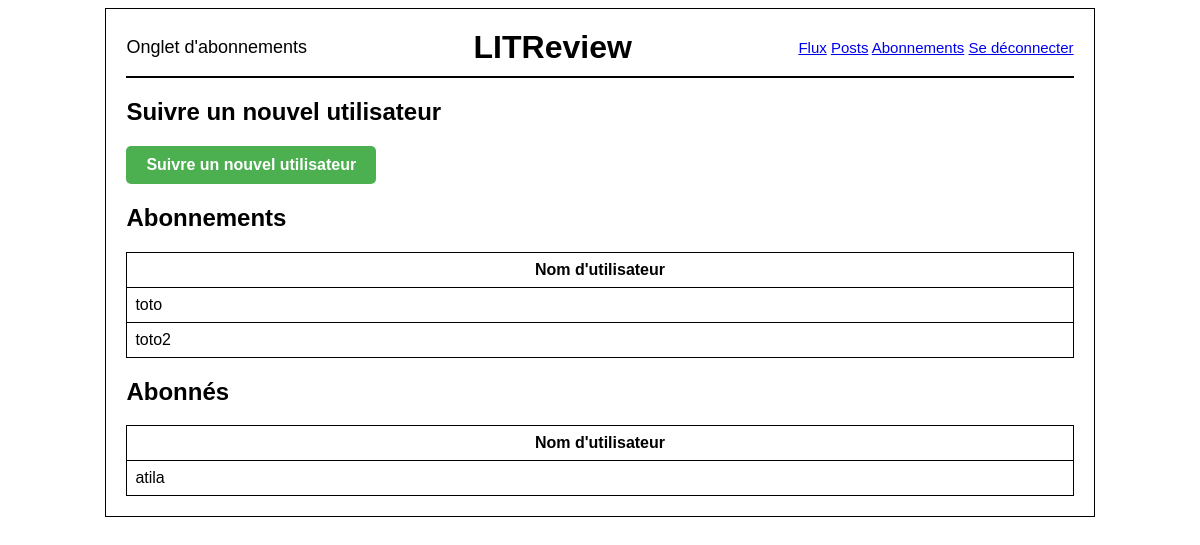
The page /user-followed/ (signed in) on the database as committed earlier.
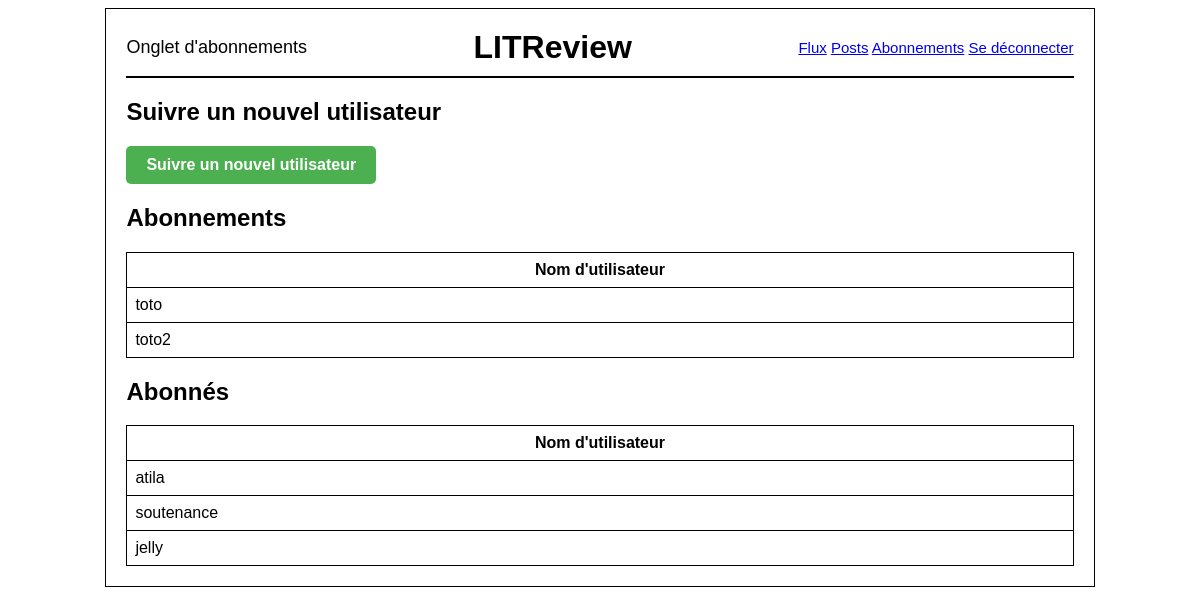
The same page on the database as committed later.
### review/models.py (models this page shows, shortened)
class UserFollows(models.Model):
    user = models.ForeignKey(User, on_delete=models.CASCADE, related_name="following")
    followed_user = models.ForeignKey(
        User, on_delete=models.CASCADE, related_name="followers"
    )
    class Meta:
        unique_together = ("user", "followed_user")

### authentification/models.py (models this page shows)
class User(AbstractUser):
    REVIEW_CREATOR = "CREATOR"
    SUBSCRIBER = "SUBSCRIBER"
    ROLE_CHOICES = (
        (REVIEW_CREATOR, "créateur de review"),
        (SUBSCRIBER, "abonné"),
    )
    role = models.CharField(
        max_length=30, choices=ROLE_CHOICES, verbose_name="rôle", default=REVIEW_CREATOR
    )
    follows = models.ManyToManyField(
        "self",
        limit_choices_to={"role": REVIEW_CREATOR},
        symmetrical=False,
        verbose_name="follow",
    )
    pass

### review/views.py (the view)
# urls.py: path("user-followed/", review.views.user_followed_list, name="user_followed_list"),
def user_followed_list(request):
    user = request.user
    users_followed = UserFollows.objects.filter(user=user)
    followers = UserFollows.objects.filter(followed_user=user)
    return render(
        request,
        "review/user_followed_list.html",
        {
            "users_followed": users_followed,
            "followers": followers,
        },
    )

### review/templates/review/user_followed_list.html
{% extends 'base.html' %}
{% block title %} Onglet d'abonnements {% endblock title %}
{% block content %}
<h2>Suivre un nouvel utilisateur</h2>
<a href="{% url 'user_followed_create' %}" style="
    display: inline-block;
    padding: 10px 20px;
    background-color: #4CAF50;
    color: white;
    text-align: center;
    border-radius: 5px;
    text-decoration: none;
    font-weight: bold;">
    Suivre un nouvel utilisateur
</a>
<h2>Abonnements</h2>
<table style="width:100%; border-collapse: collapse;">
    <tr>
        <th style="border: 1px solid black; padding: 8px;">Nom d'utilisateur</th>
    </tr>
    {% for user_followed in users_followed %}
    <tr>
        <td style="border: 1px solid black; padding: 8px;">{{ user_followed.followed_user.username }}</td>
    </tr>
    {% endfor %}
</table>
<h2>Abonnés</h2>
<table style="width:100%; border-collapse: collapse;">
    <tr>
        <th style="border: 1px solid black; padding: 8px;">Nom d'utilisateur</th>
    </tr>
    {% for follower in followers %}
    <tr>
        <td style="border: 1px solid black; padding: 8px;">{{ follower.user.username }}</td>
    </tr>
    {% endfor %}
</table>
{% endblock %}

Rows that differ between the two databases and show on the page:
added UserFollows: user.username "soutenance", shown under "Abonnés"
added UserFollows: user.username "jelly", shown under "Abonnés"
